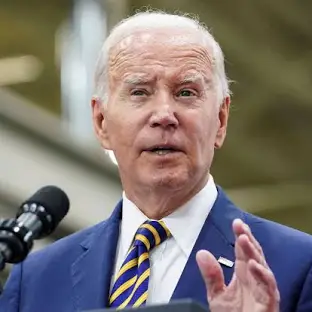
#> input picture input_image.jpg, 312 x 312 px
$ python LBP.py
#> lines starting #> are read from the running program, lines starting #| are printed output that depends on the picture
import numpy as np
from skimage.io import imread
from PIL import Image
import matplotlib.pyplot as plt

# calculate if the neighboring pixels is a higher value of a lower value
def calc(currentPix, arr):

    newarr = []
    for i in arr:
        if i >= currentPix:
            newarr.append(1)
        else:
            newarr.append(0)

    return np.array(newarr)
# Takes in an array that represents binary for a number (0-255)
def BitCalc(array):
    count = 7
    runningTotal = 0
    for i in array:
        if i == 1:
            runningTotal += 2**count
        count -= 1
    return runningTotal

# take the image convert it to grey scale and read in the pixels into a 2D array
img = Image.open('input_image.jpg').convert('L')
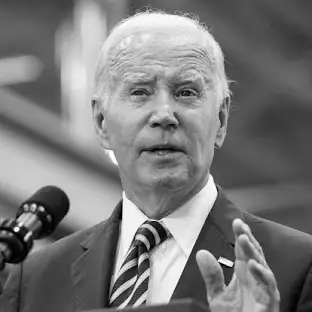
#> img: PIL image 312x312 L; min 0, max 255, mean 122.2
img.save('greyscale1.jpg')
im = imread("greyscale1.jpg")
#> im: shape (312, 312); min 0, max 255, mean 122.2

histogramCount = []
lbpimage= np.zeros_like(im)

# loop through the 2D array
for row in range(0,len(im)-3):
    for col in range(0,len(im[0])-3):

        # get a 3X3 part of image
        # find the center point
        # flatten it out to be a 1d array
        # convert to binary
        # calculate the value from the binary
        img1 = np.array(im[row:row+3,col:col+3])
        centerPoint = img1[1][1]
        image1 = (img1 >= centerPoint)*1
        image_vector = np.ndarray.flatten(img1)
        image_vector = np.delete(image_vector,4)
        binaryRep = calc(centerPoint ,image_vector )
        num = BitCalc(binaryRep)

        # add value to histogram
        # add pixel to the blank LBPImage
        histogramCount.append(num)
        lbpimage[row+1,col+1] = num
#> this loop made 309 passes
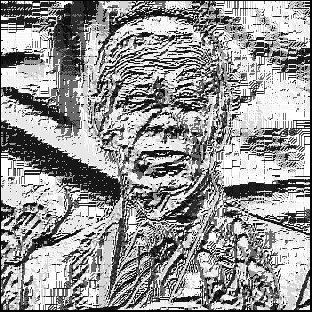
#> lbpimage: shape (312, 312); min 0, max 255, mean 150.1


arrForHis = np.array(histogramCount)
# creat photo out of array
new_image = Image.fromarray(lbpimage,'L')

plt.hist(arrForHis, bins=256, color='skyblue', edgecolor='black')
plt.xlabel('Values')
plt.ylabel('Frequency')
plt.title('Basic Histogram')


new_image.save('LBPIMAGE.jpg')


print("done")

plt.show()
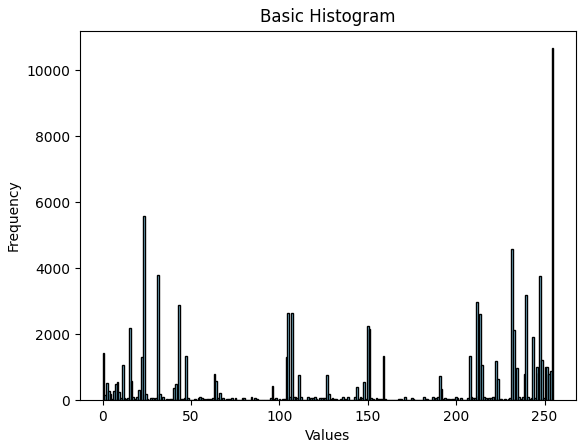
#> figure drawn by matplotlib, 1 panel; tallest bar 10669 high, from x = 254 to 255
